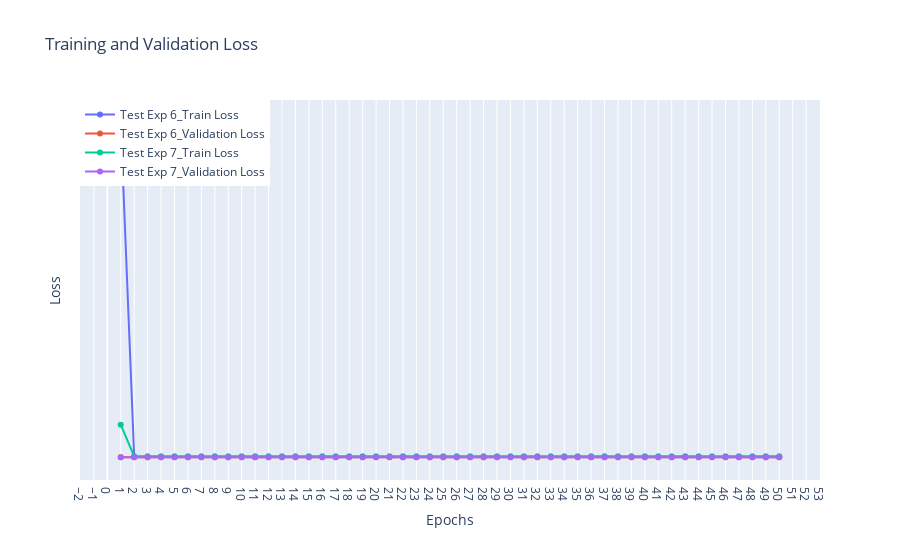

Write notebook code for a chart like this one.
### Code cell
import plotly.graph_objects as go

# Create the interactive plot
fig = go.Figure()
for exps in loss_data.keys():
    # plt.plot(epochs, loss_data[exps][0], label=exps + 'Train Loss', marker='o')
    # plt.plot(epochs, loss_data[exps][1], label=exps + 'Validation Loss', marker='o')
    fig.add_trace(go.Scatter(x=epochs, y=loss_data[exps]['train'], mode='lines+markers', name=exps + '_Train Loss'))
    fig.add_trace(go.Scatter(x=epochs, y=loss_data[exps]['val'], mode='lines+markers', name=exps + '_Validation Loss'))
# fig.add_trace(go.Scatter(x=epochs, y=train_loss, mode='lines+markers', name='Train Loss'))
# fig.add_trace(go.Scatter(x=epochs, y=val_loss, mode='lines+markers', name='Validation Loss'))

fig.update_layout(
    title='Training and Validation Loss',
    xaxis_title='Epochs',
    yaxis_title='Loss',
    xaxis=dict(tickmode='linear'),
    yaxis=dict(tickmode='linear'),
    legend=dict(x=0, y=1),
    grid=dict(),
)

fig.show()

### Figure 1 — Plotly figure (JSON) as saved in the notebook; plotly's stock layout.template omitted (floating-point values rounded to 4 significant figures)
{"data": [{"mode": "lines+markers", "name": "Test Exp 6_Train Loss", "type": "scatter", "x": [1, 2, 3, 4, 5, 6, 7, 8, 9, 10, 11, 12, 13, 14, 15, 16, 17, 18, 19, 20, 21, 22, 23, 24, 25, 26, 27, 28, 29, 30, 31, 32, 33, 34, 35, 36, 37, 38, 39, 40, 41, 42, 43, 44, 45, 46, 47, 48, 49, 50], "y": [0.6972, 0.6932, 0.6932, 0.6932, 0.6932, 0.6932, 0.6932, 0.6932, 0.6932, 0.6932, 0.6932, 0.6932, 0.6932, 0.6932, 0.6932, 0.6932, 0.6932, 0.6932, 0.6932, 0.6932, 0.6932, 0.6932, 0.6932, 0.6932, 0.6932, 0.6932, 0.6932, 0.6932, 0.6932, 0.6932, 0.6932, 0.6932, 0.6932, 0.6932, 0.6932, 0.6932, 0.6932, 0.6932, 0.6932, 0.6932, 0.6932, 0.6932, 0.6932, 0.6932, 0.6932, 0.6932, 0.6932, 0.6932, 0.6932, 0.6932]}, {"mode": "lines+markers", "name": "Test Exp 6_Validation Loss", "type": "scatter", "x": [1, 2, 3, 4, 5, 6, 7, 8, 9, 10, 11, 12, 13, 14, 15, 16, 17, 18, 19, 20, 21, 22, 23, 24, 25, 26, 27, 28, 29, 30, 31, 32, 33, 34, 35, 36, 37, 38, 39, 40, 41, 42, 43, 44, 45, 46, 47, 48, 49, 50], "y": [0.6931, 0.6931, 0.6931, 0.6931, 0.6931, 0.6931, 0.6931, 0.6931, 0.6931, 0.6931, 0.6931, 0.6931, 0.6931, 0.6931, 0.6931, 0.6931, 0.6931, 0.6931, 0.6931, 0.6931, 0.6931, 0.6931, 0.6931, 0.6931, 0.6931, 0.6931, 0.6931, 0.6931, 0.6931, 0.6931, 0.6931, 0.6931, 0.6931, 0.6931, 0.6931, 0.6931, 0.6931, 0.6931, 0.6931, 0.6931, 0.6931, 0.6931, 0.6931, 0.6931, 0.6931, 0.6931, 0.6931, 0.6931, 0.6931, 0.6931]}, {"mode": "lines+markers", "name": "Test Exp 7_Train Loss", "type": "scatter", "x": [1, 2, 3, 4, 5, 6, 7, 8, 9, 10, 11, 12, 13, 14, 15, 16, 17, 18, 19, 20, 21, 22, 23, 24, 25, 26, 27, 28, 29, 30, 31, 32, 33, 34, 35, 36, 37, 38, 39, 40, 41, 42, 43, 44, 45, 46, 47, 48, 49, 50], "y": [0.6935, 0.6932, 0.6932, 0.6932, 0.6932, 0.6932, 0.6932, 0.6932, 0.6932, 0.6932, 0.6932, 0.6932, 0.6932, 0.6932, 0.6932, 0.6932, 0.6932, 0.6932, 0.6932, 0.6932, 0.6932, 0.6932, 0.6932, 0.6932, 0.6932, 0.6932, 0.6932, 0.6932, 0.6932, 0.6932, 0.6932, 0.6932, 0.6932, 0.6932, 0.6932, 0.6932, 0.6932, 0.6932, 0.6932, 0.6932, 0.6932, 0.6932, 0.6932, 0.6932, 0.6932, 0.6932, 0.6932, 0.6932, 0.6932, 0.6932]}, {"mode": "lines+markers", "name": "Test Exp 7_Validation Loss", "type": "scatter", "x": [1, 2, 3, 4, 5, 6, 7, 8, 9, 10, 11, 12, 13, 14, 15, 16, 17, 18, 19, 20, 21, 22, 23, 24, 25, 26, 27, 28, 29, 30, 31, 32, 33, 34, 35, 36, 37, 38, 39, 40, 41, 42, 43, 44, 45, 46, 47, 48, 49, 50], "y": [0.6931, 0.6931, 0.6931, 0.6931, 0.6931, 0.6931, 0.6931, 0.6931, 0.6931, 0.6931, 0.6931, 0.6931, 0.6931, 0.6931, 0.6931, 0.6931, 0.6931, 0.6931, 0.6931, 0.6931, 0.6931, 0.6931, 0.6931, 0.6931, 0.6931, 0.6931, 0.6931, 0.6931, 0.6931, 0.6931, 0.6931, 0.6931, 0.6931, 0.6931, 0.6931, 0.6931, 0.6931, 0.6931, 0.6931, 0.6931, 0.6931, 0.6931, 0.6931, 0.6931, 0.6931, 0.6931, 0.6931, 0.6931, 0.6931, 0.6931]}], "layout": {"legend": {"x": 0, "y": 1}, "title": {"text": "Training and Validation Loss"}, "xaxis": {"tickmode": "linear", "title": {"text": "Epochs"}}, "yaxis": {"tickmode": "linear", "title": {"text": "Loss"}}}}
